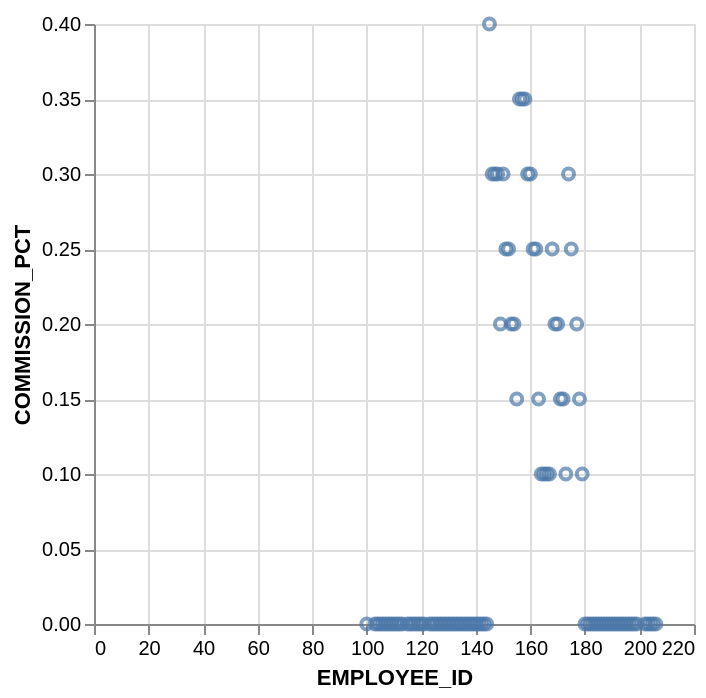

Here is the Vega-Lite specification saved for this chart:
### Vega-Lite specification from a JSON file in a GitHub repository (floating-point values rounded to 4 significant figures)
{"data": {"values": [{"x_data": 100, "y_data": 0}, {"x_data": 103, "y_data": 0}, {"x_data": 104, "y_data": 0}, {"x_data": 105, "y_data": 0}, {"x_data": 106, "y_data": 0}, {"x_data": 107, "y_data": 0}, {"x_data": 108, "y_data": 0}, {"x_data": 109, "y_data": 0}, {"x_data": 110, "y_data": 0}, {"x_data": 111, "y_data": 0}, {"x_data": 112, "y_data": 0}, {"x_data": 113, "y_data": 0}, {"x_data": 115, "y_data": 0}, {"x_data": 116, "y_data": 0}, {"x_data": 117, "y_data": 0}, {"x_data": 118, "y_data": 0}, {"x_data": 119, "y_data": 0}, {"x_data": 120, "y_data": 0}, {"x_data": 121, "y_data": 0}, {"x_data": 123, "y_data": 0}, {"x_data": 124, "y_data": 0}, {"x_data": 125, "y_data": 0}, {"x_data": 126, "y_data": 0}, {"x_data": 127, "y_data": 0}, {"x_data": 128, "y_data": 0}, {"x_data": 129, "y_data": 0}, {"x_data": 130, "y_data": 0}, {"x_data": 131, "y_data": 0}, {"x_data": 132, "y_data": 0}, {"x_data": 133, "y_data": 0}, {"x_data": 134, "y_data": 0}, {"x_data": 135, "y_data": 0}, {"x_data": 136, "y_data": 0}, {"x_data": 137, "y_data": 0}, {"x_data": 138, "y_data": 0}, {"x_data": 139, "y_data": 0}, {"x_data": 140, "y_data": 0}, {"x_data": 141, "y_data": 0}, {"x_data": 142, "y_data": 0}, {"x_data": 143, "y_data": 0}, {"x_data": 144, "y_data": 0}, {"x_data": 145, "y_data": 0.4}, {"x_data": 146, "y_data": 0.3}, {"x_data": 147, "y_data": 0.3}, {"x_data": 148, "y_data": 0.3}, {"x_data": 149, "y_data": 0.2}, {"x_data": 150, "y_data": 0.3}, {"x_data": 151, "y_data": 0.25}, {"x_data": 152, "y_data": 0.25}, {"x_data": 153, "y_data": 0.2}, {"x_data": 154, "y_data": 0.2}, {"x_data": 155, "y_data": 0.15}, {"x_data": 156, "y_data": 0.35}, {"x_data": 157, "y_data": 0.35}, {"x_data": 158, "y_data": 0.35}, {"x_data": 159, "y_data": 0.3}, {"x_data": 160, "y_data": 0.3}, {"x_data": 161, "y_data": 0.25}, {"x_data": 162, "y_data": 0.25}, {"x_data": 163, "y_data": 0.15}, {"x_data": 164, "y_data": 0.1}, {"x_data": 165, "y_data": 0.1}, {"x_data": 166, "y_data": 0.1}, {"x_data": 167, "y_data": 0.1}, {"x_data": 168, "y_data": 0.25}, {"x_data": 169, "y_data": 0.2}, {"x_data": 170, "y_data": 0.2}, {"x_data": 171, "y_data": 0.15}, {"x_data": 172, "y_data": 0.15}, {"x_data": 173, "y_data": 0.1}, {"x_data": 174, "y_data": 0.3}, {"x_data": 175, "y_data": 0.25}, {"x_data": 177, "y_data": 0.2}, {"x_data": 178, "y_data": 0.15}, {"x_data": 179, "y_data": 0.1}, {"x_data": 180, "y_data": 0}, {"x_data": 181, "y_data": 0}, {"x_data": 182, "y_data": 0}, {"x_data": 183, "y_data": 0}, {"x_data": 184, "y_data": 0}, {"x_data": 185, "y_data": 0}, {"x_data": 186, "y_data": 0}, {"x_data": 187, "y_data": 0}, {"x_data": 188, "y_data": 0}, {"x_data": 189, "y_data": 0}, {"x_data": 190, "y_data": 0}, {"x_data": 191, "y_data": 0}, {"x_data": 192, "y_data": 0}, {"x_data": 193, "y_data": 0}, {"x_data": 194, "y_data": 0}, {"x_data": 195, "y_data": 0}, {"x_data": 196, "y_data": 0}, {"x_data": 197, "y_data": 0}, {"x_data": 198, "y_data": 0}, {"x_data": 199, "y_data": 0}, {"x_data": 202, "y_data": 0}, {"x_data": 203, "y_data": 0}, {"x_data": 204, "y_data": 0}, {"x_data": 205, "y_data": 0}, {"x_data": 206, "y_data": 0}]}, "mark": "point", "encoding": {"x": {"field": "x_data", "type": "quantitative", "title": "EMPLOYEE_ID"}, "y": {"field": "y_data", "type": "quantitative", "title": "COMMISSION_PCT"}}}
